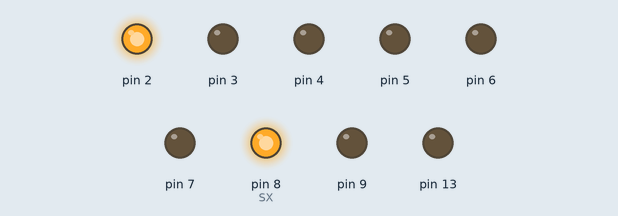
Recording of a sketch running on a simulated Arduino Uno, built with avr-gcc and run on an emulated ATmega328P. On the bench: output pins drawn as LEDs (lit = HIGH).

Above: at 0.05 s.
At 0.77 s:
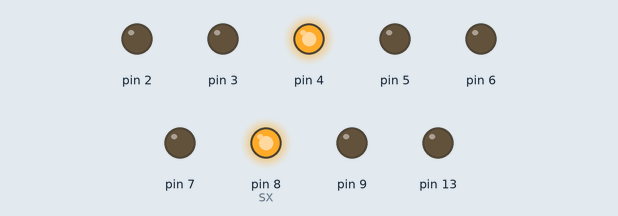
At 1.49 s:
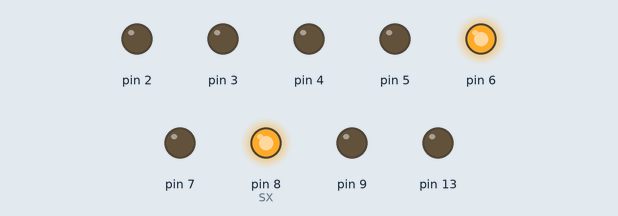
At 3.1 s:
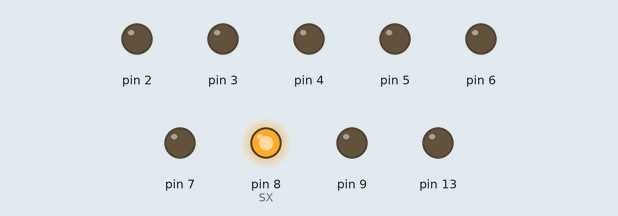
At 4.91 s:
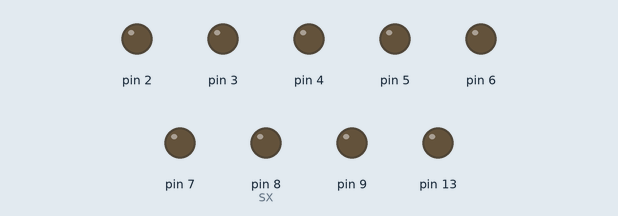
At 6.34 s:
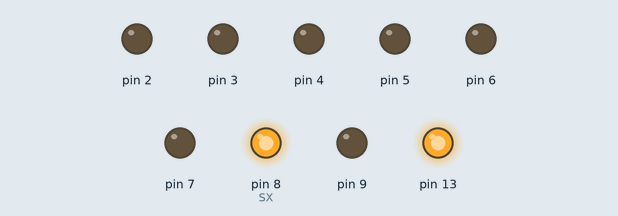
Timing chart, 0 to 6.6 s (numbered marks = the images above):
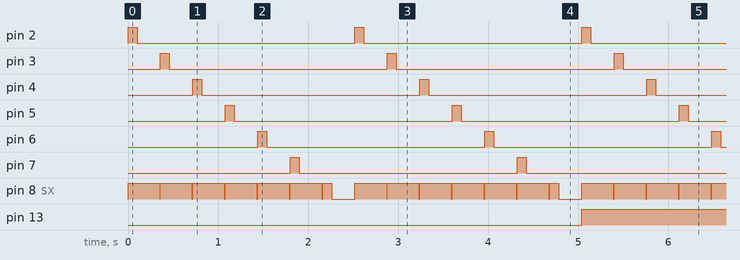

Measured:
- by itself, pin 2–7: alternates HIGH for 0.10 s and LOW for 2.4 s
- by itself, pin 8 (SX): repeats every 2.5 s: 5 × (LOW 0.01 s, HIGH 0.35 s), LOW 0.01 s, HIGH 0.10 s, LOW 0.26 s, HIGH 0.35 s
- by itself, pin 13: alternates HIGH for 2.5 s and LOW for 2.5 s

The sketch:

Shadyswitch_Pathfinder_Module_tester.ino
```cpp
//Pins 2-8  -> SP1-Sx
//LEDS on K lines to gnd
#define SX 8

void setup() {
  pinMode(13, OUTPUT);
  for(int i=0; i < 8; i++)
    pinMode(i+2, OUTPUT);
}
bool flash =false;

void loop() {
  for(int i=0; i < 7 ; i++){
    digitalWrite(i+2, 1);  digitalWrite (SX, 1);
    delay(100);
    digitalWrite(i+2, 0);
    delay(250);
    digitalWrite (SX, 0);
    delay(10);
  }
  digitalWrite(13, flash);
  flash = !flash;
}
```
